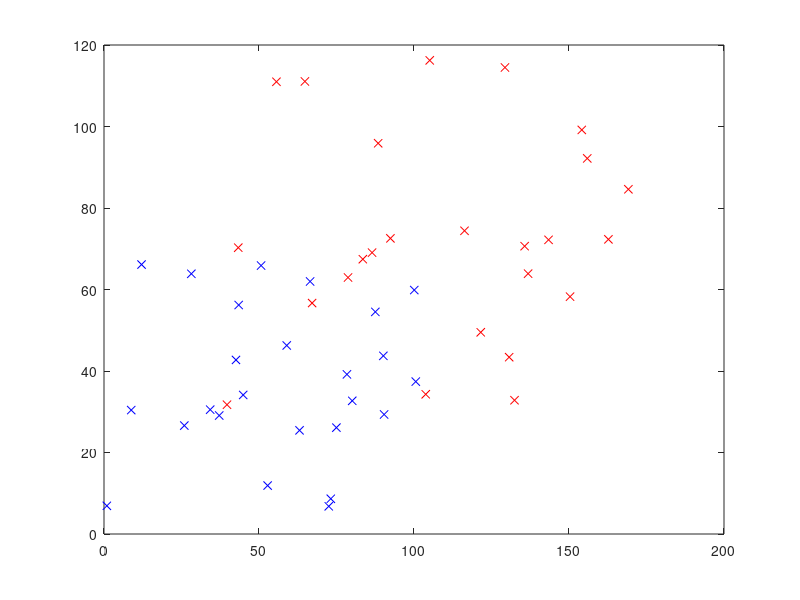

MATLAB code to generate this figure:
% lab 5 
% ćwiczenie 1 wersja 2

clear all; close all; clc;

numberOfPeople = 25;
sizeX = 104; sizeY = 68;

Pt = 100; % [mW] power transmited

people    = zeros([numberOfPeople, 2]);
people_v2 = zeros([numberOfPeople, 2]);

r = zeros([2, 1]);
sum = 0;

for i = 1:numberOfPeople
    people(i,1) = rand()*sizeX;
    people(i,2) = rand()*sizeY;
    
    d1 = sqrt((people(i,1) - 0)^2     + (people(i,2) - 0)^2);
    d2 = sqrt((people(i,1) - sizeX)^2 + (people(i,2) - 0)^2);
    d3 = sqrt((people(i,1) - 0)^2     + (people(i,2) - sizeY)^2);
    d4 = sqrt((people(i,1) - sizeX)^2 + (people(i,2) - sizeY)^2);

    pathloss1 = 53 + 20 * log10(d1) + 0.5 * randn();
    pathloss2 = 53 + 20 * log10(d2) + 0.5 * randn();
    pathloss3 = 53 + 20 * log10(d3) + 0.5 * randn();
    pathloss4 = 53 + 20 * log10(d4) + 0.5 * randn();

    d1_v2 = 10^((pathloss1 - 45) / 25); 
    d2_v2 = 10^((pathloss2 - 45) / 25); 
    d3_v2 = 10^((pathloss3 - 45) / 25); 
    d4_v2 = 10^((pathloss4 - 45) / 25); 

    A = [
         [sizeX, 0];
         [0    , sizeY];
         [sizeX, sizeY];
        ];

    b = [
         d1_v2^2 - d2_v2^2 + sizeX^2 + 0^2;    
         d1_v2^2 - d3_v2^2 + 0^2     + sizeY^2;
         d1_v2^2 - d4_v2^2 + sizeX^2 + sizeY^2;
        ];

    r = inv(transpose(A) * A) * transpose(A) * b;

    people_v2(i,1) = r(1,1);
    people_v2(i,2) = r(2,1);

    dist = sqrt((people(i,1) - people_v2(i,1))^2 + (people(i,2) - people_v2(i,2))^2);
    sum = dist + sum;
end

err = sum / numberOfPeople,

plot(people(:,1), people(:,2), 'bx');
hold on;
plot(people_v2(:,1), people_v2(:,2), 'rx');